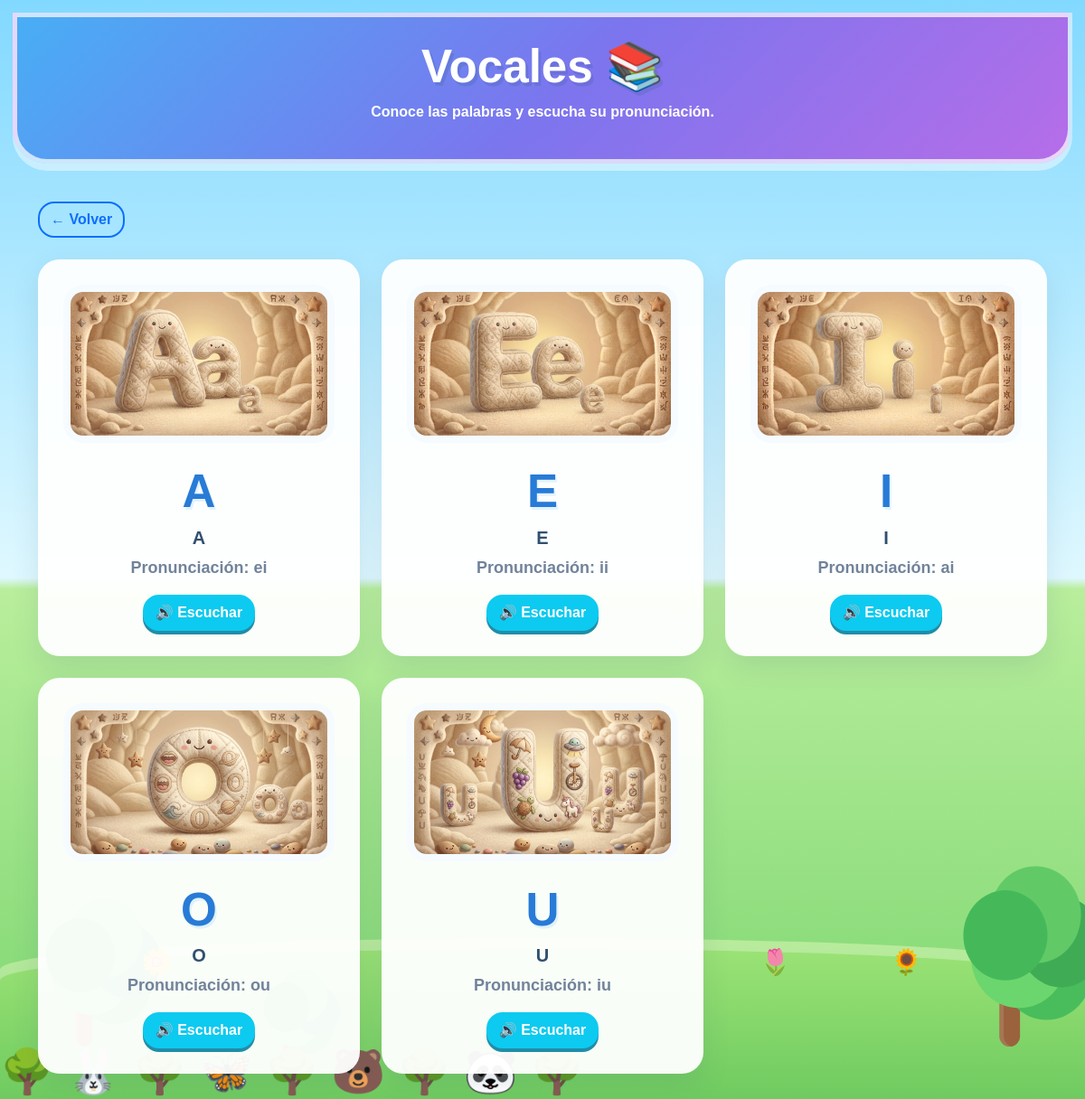
/lecciones.php?id=3, run on the app's committed database.
### tables this page shows
CREATE TABLE categorias (
 id_categoria INT AUTO_INCREMENT PRIMARY KEY,
 nombre VARCHAR(80) NOT NULL UNIQUE,
 descripcion VARCHAR(255),
 icono VARCHAR(255),
 estado TINYINT(1) DEFAULT 1
);

CREATE TABLE lecciones (
 id_leccion INT AUTO_INCREMENT PRIMARY KEY,
 id_categoria INT NOT NULL,
 palabra_espanol VARCHAR(80) NOT NULL,
 palabra_ingles VARCHAR(80) NOT NULL,
 pronunciacion VARCHAR(80),
 ruta_imagen VARCHAR(255),
 ruta_audio VARCHAR(255),
 orden INT DEFAULT 0,
 estado TINYINT(1) DEFAULT 1,
 FOREIGN KEY (id_categoria) REFERENCES categorias(id_categoria) ON DELETE CASCADE
);

### lecciones.php (the view, shortened to what this page needs)
<?php
require_once "conexion/conexion.php";
$id = (int) ($_GET['id'] ?? 0);
$c = mysqli_fetch_assoc(mysqli_query($conexion, "SELECT * FROM categorias WHERE id_categoria = $id AND estado = 1"));
$stmt = $conexion->prepare("SELECT * FROM lecciones WHERE id_categoria = ? AND estado = 1 ORDER BY orden, id_leccion");
$stmt->bind_param("i", $id);
$stmt->execute();
$rs = $stmt->get_result();
$lecciones = [];
while ($r = $rs->fetch_assoc()) {
    $lecciones[] = $r;
}
?>
<!DOCTYPE html>
<html lang="es">
<head>
    <link rel="stylesheet" href="css/bootstrap.min.css">
    <link rel="stylesheet" href="css/kids.css">
</head>
<body>
<div class="kids-sky" aria-hidden="true">
    <span class="sun"></span>
    <span class="tree tree-2"></span>
    <span class="flower flower-1">🌼</span>
    <span class="flower flower-2">🌻</span>
    <span class="flower flower-3">🌷</span>
</div>
<header class="hero py-4">
    <h1><?php echo htmlspecialchars($c['nombre']); ?> 📚</h1>
    <p>Conoce las palabras y escucha su pronunciación.</p>
</header>
<main class="container py-5">
    <div class="d-flex justify-content-between align-items-center mb-4">
        <a href="index.php" class="btn btn-outline-primary">← Volver</a>
    </div>
    <div class="row g-4">
        <?php foreach ($lecciones as $l): ?>
            <?php
            $rutaAudio = trim($l['ruta_audio'] ?? '');
            $rutaImagen = trim($l['ruta_imagen'] ?? '');
            ?>
            <div class="col-md-4">
                <div class="card lesson-card shadow-sm h-100">
                    <div class="card-body text-center p-4">
                        <?php if ($rutaImagen !== '' && file_exists(__DIR__ . '/' . $rutaImagen)): ?>
                            <img
                                src="<?php echo htmlspecialchars($rutaImagen); ?>"
                                class="img-fluid rounded mb-3 lesson-image"
                                alt="<?php echo htmlspecialchars($l['palabra_ingles']); ?>"
                            >
                        <?php endif; ?>
                        <div class="word"><?php echo htmlspecialchars($l['palabra_ingles']); ?></div>
                        <h5><?php echo htmlspecialchars($l['palabra_espanol']); ?></h5>
                        <div class="pron">Pronunciación: <?php echo htmlspecialchars($l['pronunciacion']); ?></div>
                        <?php if (file_exists(__DIR__ . '/' . $rutaAudio)): ?>
                            <audio controls class="w-100 mt-3">
                                <source src="<?php echo htmlspecialchars($rutaAudio); ?>" type="audio/wav">
                            </audio>
                        <?php else: ?>
                            <button class="btn btn-info text-white speak mt-3" onclick="hablar('<?php echo htmlspecialchars(addslashes($l['palabra_ingles'])); ?>')">
                                🔊 Escuchar
                            </button>
                        <?php endif; ?>
                    </div>
                </div>
            </div>
        <?php endforeach; ?>
    </div>
</main>
</body>
</html>

### data on the page
categorias: nombre "Vocales"
lecciones: ruta_imagen (picture), palabra_ingles "A", palabra_espanol "A", pronunciacion "ei"
lecciones: ruta_imagen (picture), palabra_ingles "E", palabra_espanol "E", pronunciacion "ii"
lecciones: ruta_imagen (picture), palabra_ingles "I", palabra_espanol "I", pronunciacion "ai"
lecciones: ruta_imagen (picture), palabra_ingles "O", palabra_espanol "O", pronunciacion "ou"
lecciones: ruta_imagen (picture), palabra_ingles "U", palabra_espanol "U", pronunciacion "iu"
